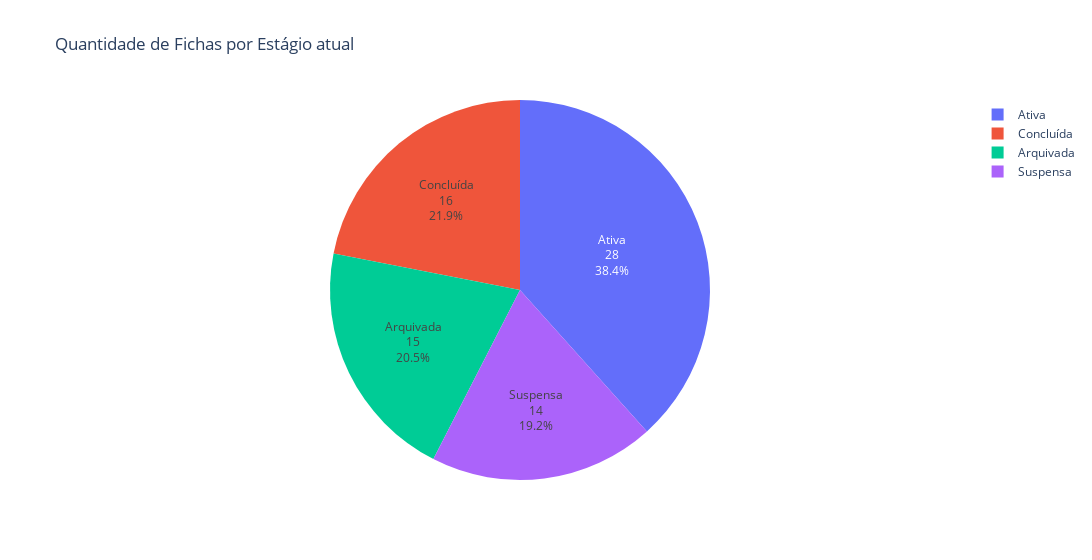

The notebook cell this image was saved under:
### Markdown cell above
# Operação Outlet

### Code cell
g.FigFichasTempoTotal(g.df_fichas_outlet_tempos)

### Figure 1 — Plotly figure (JSON) as saved in the notebook; plotly's stock layout.template omitted (floating-point values rounded to 4 significant figures)
{"data": [{"domain": {"x": [0, 1], "y": [0, 1]}, "hovertemplate": "Estágio=%{label}<br>Ficha=%{value}<extra></extra>", "labels": ["Concluída", "Concluída", "Arquivada", "Ativa", "Concluída", "Suspensa", "Arquivada", "Ativa", "Concluída", "Suspensa", "Arquivada", "Ativa", "Concluída", "Suspensa", "Arquivada", "Ativa", "Ativa", "Suspensa", "Ativa"], "legendgroup": "", "name": "", "showlegend": true, "textinfo": "percent+label+value", "textposition": "inside", "type": "pie", "values": [1, 1, 5, 11, 7, 3, 4, 5, 5, 7, 5, 6, 2, 3, 1, 4, 1, 1, 1]}], "layout": {"legend": {"tracegroupgap": 0}, "title": {"text": "Quantidade de Fichas por Estágio atual"}, "width": 1100}}
